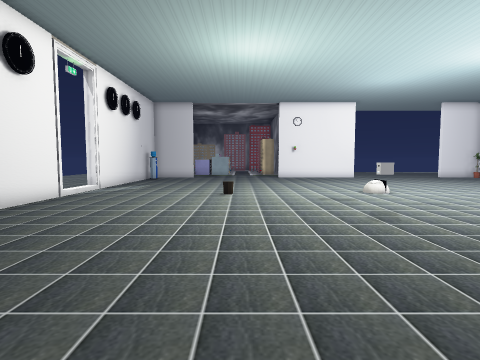
[1] (above)

23 first-person views from a walk through a 3-D level made in the Unity game engine. The camera is 1.3 m above the floor, tilts 4° down and sees 80° across. Doors are open. The floor is counted in squares, 1 m on a side. Each view is taken from the middle of a square. On the plan, view 1 faces up. The plan holds only what a view shows up to about 13 squares ahead; the rest is blank. The place goes on beyond the plan. The player character is not drawn. Some animated figures are left out. Some surface patterns are stand-ins.

[2]
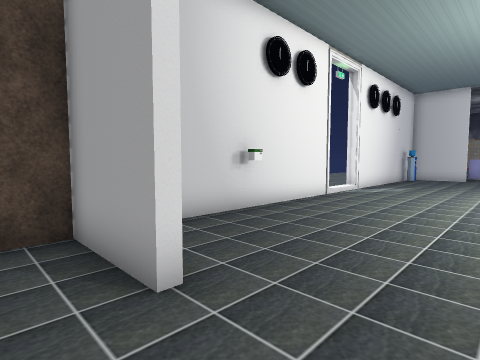

[3]
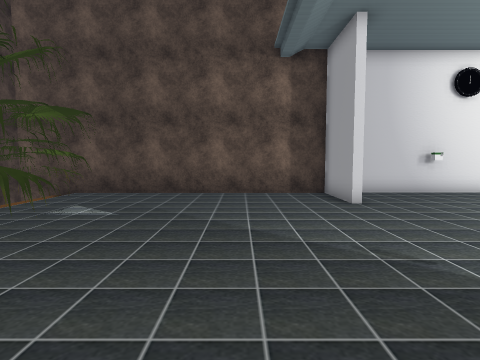

[4]
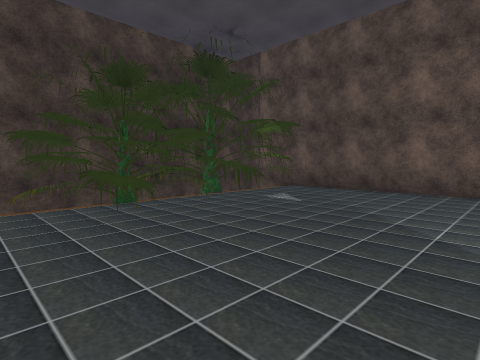

[5]
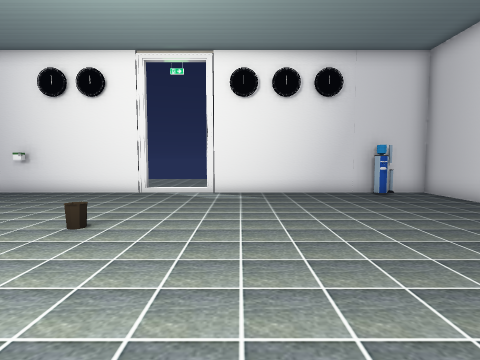

[6]
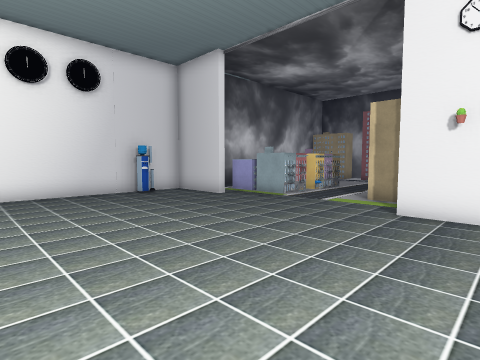

[7]
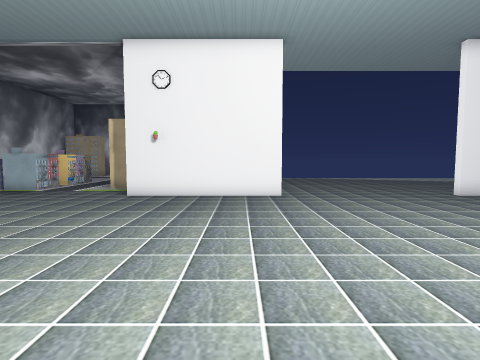

[8]
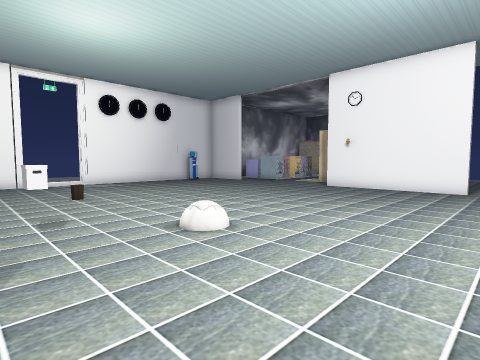

[9]
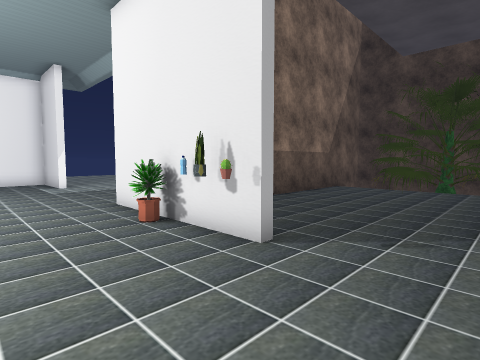

[10]
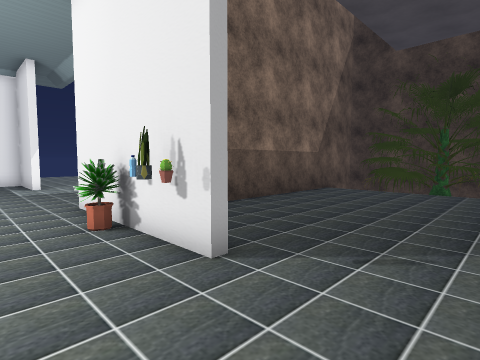

[11]
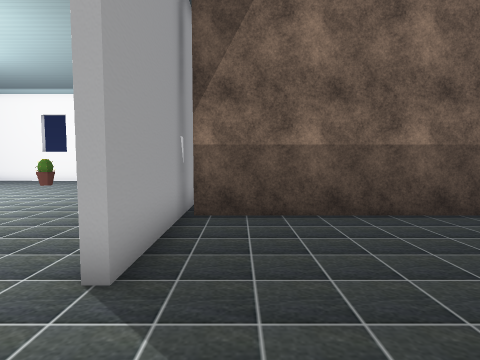

[12]
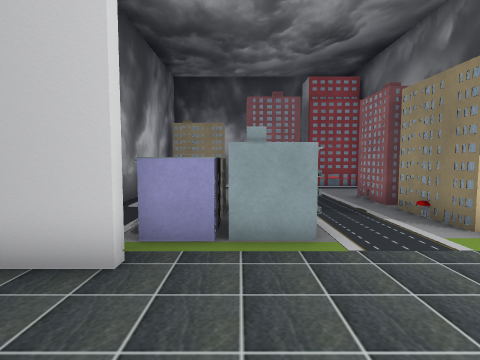

[13]
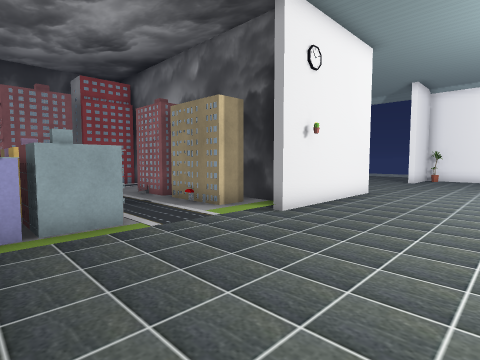

[14]
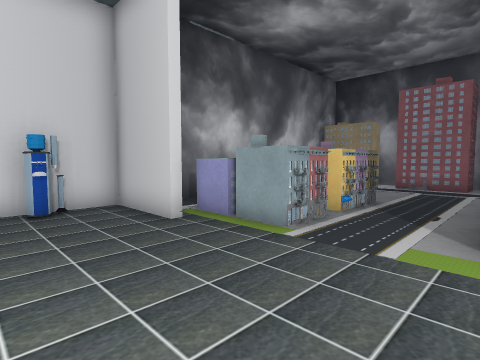

[15]
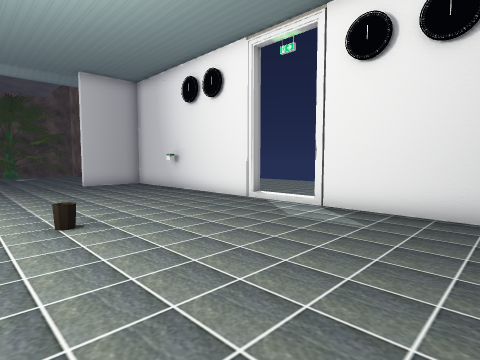

[16]
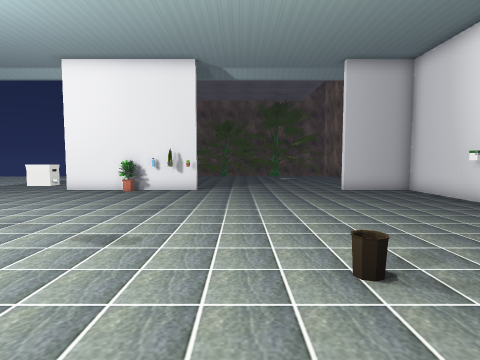

[17]
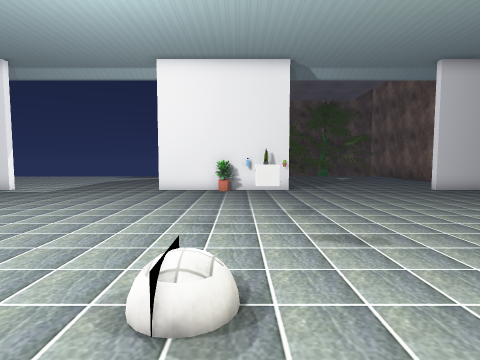

[18]
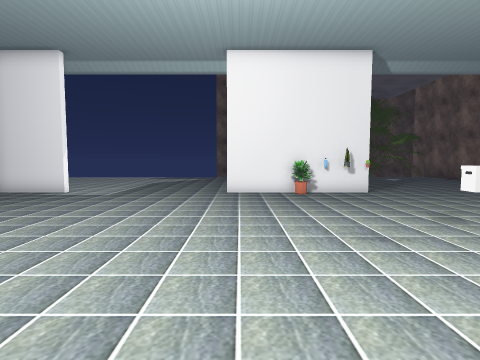

[19]
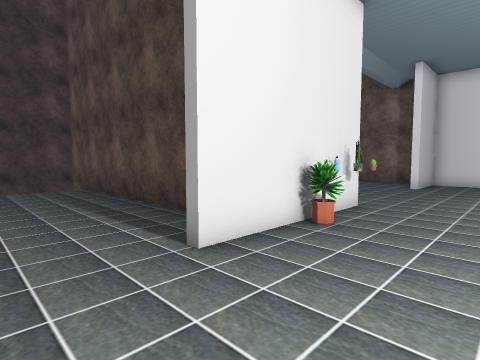

[20]
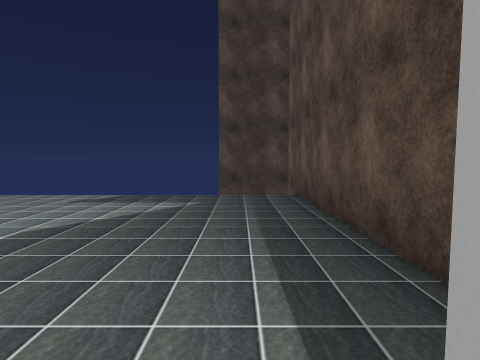

[21]
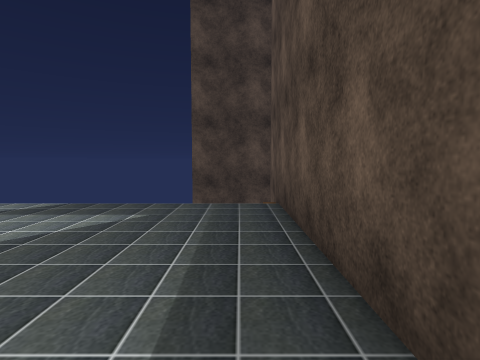

[22]
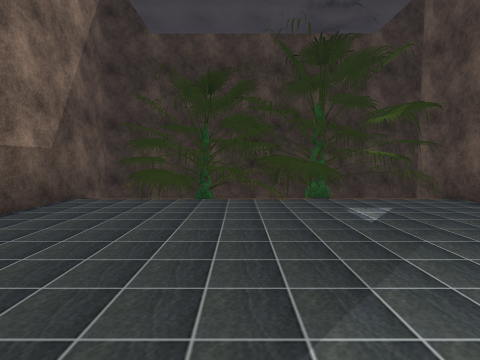

[23]
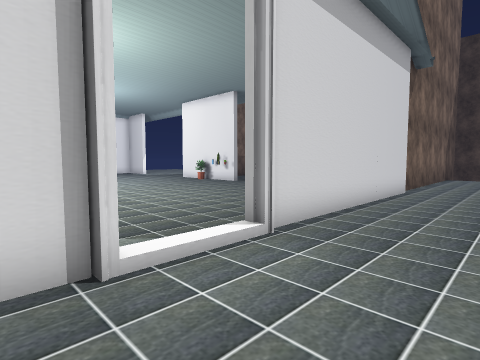

### Floor plan
Key: @ floor where view 1 was taken; # wall or solid block; . main floor; : floor 0.25 m higher than the main floor; D open door; T tree; B building; C cactus; O other object.
Columns run from 10 left of view 1 to 11 right of it. Each row starts with its distance up from view 1.
 33            #
 32        #   B
 31      #BBB##B##
 30      #
 29      #
 28      #
 27      #      #
 26      #  BB  #
 25      #  BB  B
 24      #  BB  B      ...
 23      # BBB::##     ...
 22      ##BBB:::#    #...
 21     ###......######...
 20     #.................
 19     #.................
 18     #.................
 17     #.................
 16     #.................
 15     #.................
 14 . .##................
 13  ..##................
 12 ...D.................
 11 ...D.................
 10 ...##.................
  9 ...##.........OO......
  8 ...##.................
  7  ..##.................
  6  ..##.................
  5  ..##.................
  4  ..##.................
  3  ..##.................
  2  ..####......C#####...
  1  ...###......######...
  0  ...#.....@......#....
 -1  ...#............#....
 -2     #............#....
 -3     #............#....
 -4     #............#....
 -5     #............#....
 -6     #..TTTT.TT...#....
 -7     #.#TTTTTTTT..#....
 -8     #TTTTTTT#TTT.#....
 -9     #TT###TTT#TT.#

Positions as (right, up) in squares from view 1, and headings:
1: (0, 0), facing up
2: (-1, 0), facing up-left
3: (5, -2), facing left
4: (6, 0), facing down-left
5: (5, 14), facing left
6: (5, 14), facing up-left
7: (7, 11), facing up
8: (10, 8), facing up-left
9: (0, 5), facing down-right
10: (0, 4), facing down-right
11: (0, 0), facing right
12: (-2, 18), facing up
13: (-3, 17), facing up-right
14: (2, 18), facing up-left
15: (1, 17), facing down-left
16: (1, 14), facing down
17: (5, 14), facing down
18: (8, 13), facing down
19: (11, 5), facing down-left
20: (9, 2), facing down
21: (8, 0), facing down
22: (1, 1), facing down
23: (-10, 14), facing down-right
